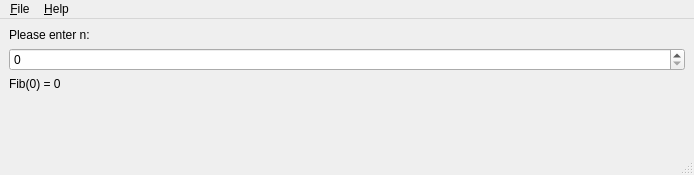
<?xml version="1.0" encoding="UTF-8"?>
<ui version="4.0">
 <class>main_window</class>
 <widget class="QMainWindow" name="main_window">
  <property name="geometry">
   <rect>
    <x>0</x>
    <y>0</y>
    <width>694</width>
    <height>175</height>
   </rect>
  </property>
  <property name="windowTitle">
   <string>Fibonacci Gui</string>
  </property>
  <widget class="QWidget" name="centralwidget">
   <layout class="QVBoxLayout" name="verticalLayout">
    <item>
     <widget class="QLabel" name="title">
      <property name="text">
       <string>Please enter n:</string>
      </property>
     </widget>
    </item>
    <item>
     <widget class="QSpinBox" name="editNumber"/>
    </item>
    <item>
     <widget class="QLabel" name="result">
      <property name="text">
       <string>Fib(0) = 0</string>
      </property>
     </widget>
    </item>
    <item>
     <spacer name="verticalSpacer">
      <property name="orientation">
       <enum>Qt::Vertical</enum>
      </property>
      <property name="sizeHint" stdset="0">
       <size>
        <width>20</width>
        <height>40</height>
       </size>
      </property>
     </spacer>
    </item>
   </layout>
  </widget>
  <widget class="QMenuBar" name="menubar">
   <property name="geometry">
    <rect>
     <x>0</x>
     <y>0</y>
     <width>694</width>
     <height>27</height>
    </rect>
   </property>
   <widget class="QMenu" name="fileMenu">
    <property name="title">
     <string>&amp;File</string>
    </property>
    <addaction name="separator"/>
    <addaction name="quitAction"/>
   </widget>
   <widget class="QMenu" name="helpMenu">
    <property name="title">
     <string>&amp;Help</string>
    </property>
    <addaction name="aboutAction"/>
   </widget>
   <addaction name="fileMenu"/>
   <addaction name="helpMenu"/>
  </widget>
  <widget class="QStatusBar" name="statusbar"/>
  <action name="aboutAction">
   <property name="enabled">
    <bool>true</bool>
   </property>
   <property name="text">
    <string>&amp;About ...</string>
   </property>
   <property name="menuRole">
    <enum>QAction::AboutRole</enum>
   </property>
  </action>
  <action name="quitAction">
   <property name="enabled">
    <bool>true</bool>
   </property>
   <property name="text">
    <string>&amp;Quit</string>
   </property>
   <property name="menuRole">
    <enum>QAction::QuitRole</enum>
   </property>
  </action>
 </widget>
 <resources/>
 <connections>
  <connection>
   <sender>quitAction</sender>
   <signal>triggered()</signal>
   <receiver>main_window</receiver>
   <slot>close()</slot>
  </connection>
  <connection>
   <sender>aboutAction</sender>
   <signal>triggered()</signal>
   <receiver>main_window</receiver>
   <slot>on_about()</slot>
  </connection>
 </connections>
</ui>
